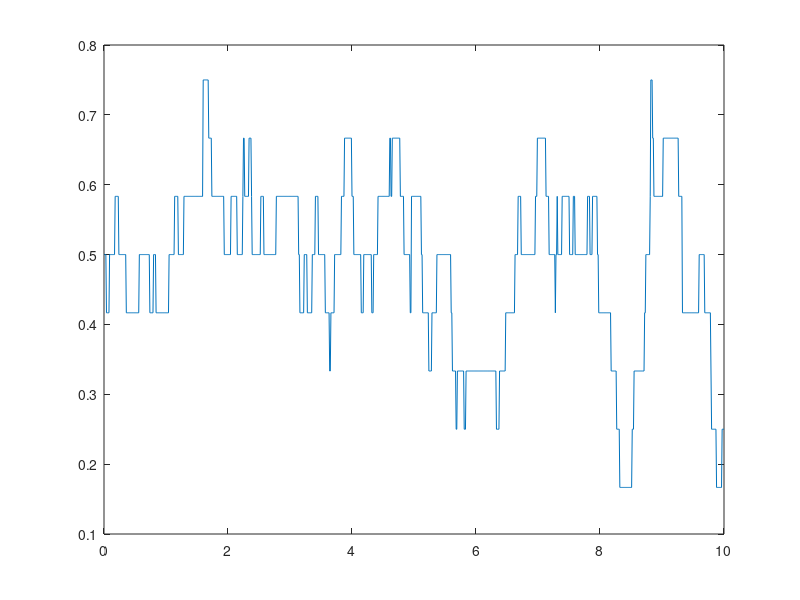
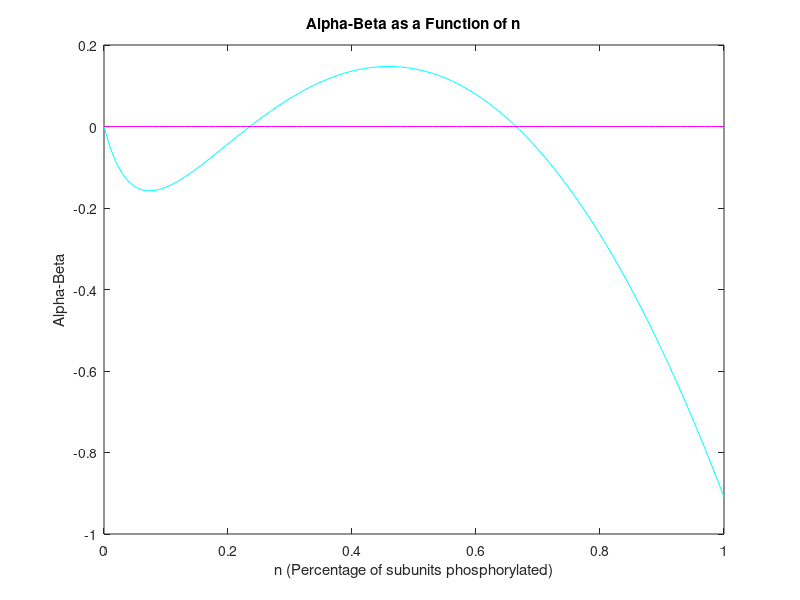
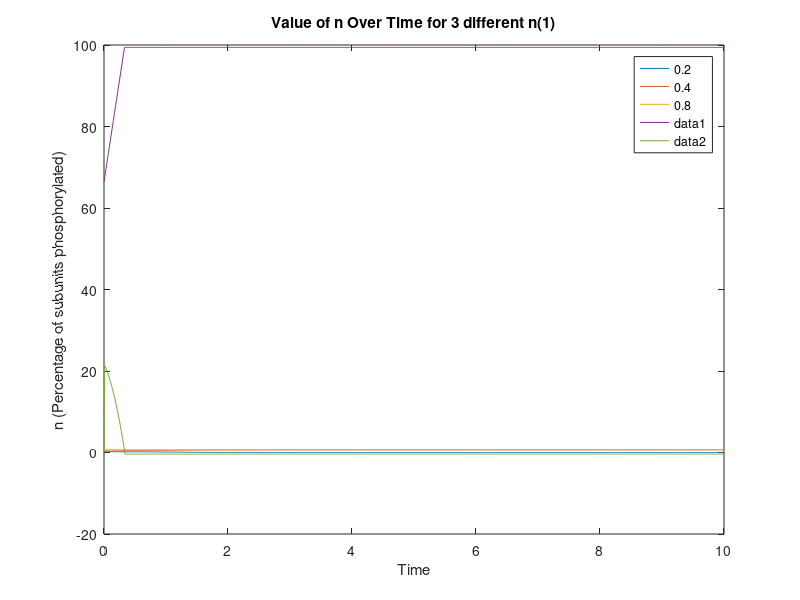
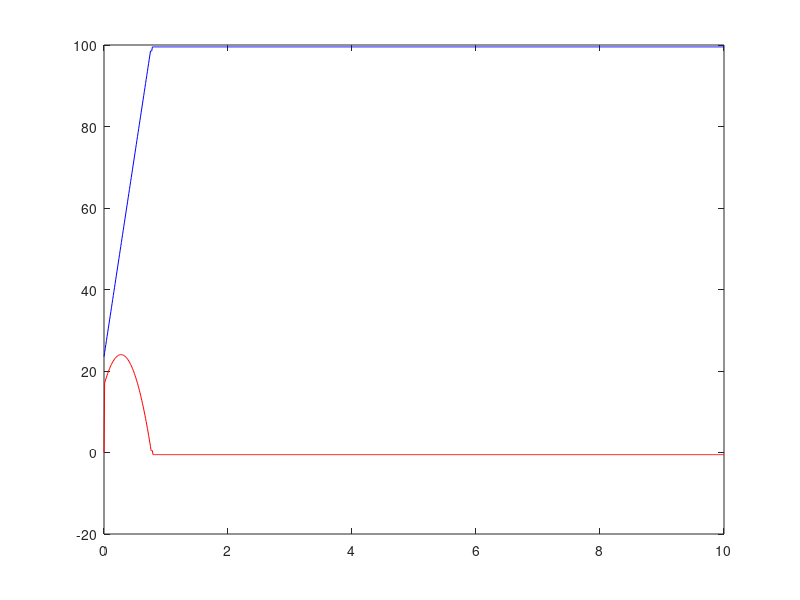

Here is the MATLAB script that generated these plots, in order:
%% Problem Set 6: Learning and Memory
% *Computer Modeling of the Brain 2016*
% 
% *Due July 26*
% Zehua Li, Xihang Chen, Yedidya Moise, Sherry Shi 

%% Section 1: Stable and Unstable Equilibrium 

%1. Phosphorylation **********
% Written by Yedidya Moise. Rechecked by Zehua Li.
clear all

dt = .01;
n = 0:dt:1;
A = 3.9;
alpha = A * (1 - n) .* n;

figure(1)
clf
plot(n, alpha, 'b')

% 2. Dephosphorylation **********
% Written by Yedidya Moise. Rechecked by Zehua Li.

B = .1;
beta = n ./ (B + n);

hold on
plot(n, beta, 'r')

title('Rate of phosphorylation and dephophorylation');
legend('Alpha','Beta');
xlabel('n (Percentage of subunits phosphorylated)');
ylabel('Rate') ;

% 3. Creating Stable States  **********
dn = alpha - beta;
figure(2)
clf
plot(n, dn, 'c')
hold on 
r=zeros(size(n));
plot(n, r, 'm')

title('Alpha-Beta as a Function of n');
xlabel('n (Percentage of subunits phosphorylated)');
ylabel('Alpha-Beta')

%the equilibrium points are when n= 0, 0.2353, and 0.664


%% 4. Modeling Continuous Change
clear all
%Calculate the value of n overtime for 3 different initial values of n 
%Choose values of n between the three equilibrium point

%First initial value of n = .2
dt = .01;
t = 0:dt:10;
n = zeros(size(t));
n(1) = .2;
for i = 2:length(t)
    A = 3.9;
    alpha = A * (1 - n(i - 1)) * n(i - 1);
    B = .1;
    beta = n(i - 1) / (B + n(i - 1));
    dn = (alpha - beta) * dt;
    n(i) = n(i - 1) + dn;
end
figure(3)
clf
plot(t, n)
%Second initial value of n = .4

n(1) = .4;
for i = 2:length(t)
    A = 3.9;
    alpha = A * (1 - n(i - 1)) * n(i - 1);
    B = .1;
    beta = n(i - 1) / (B + n(i - 1));
    dn = (alpha - beta) * dt;
    n(i) = n(i - 1) + dn;
end
hold on
plot(t, n)

%Third initial value of n = .8
n(1) = .8;
for i = 2:length(t)
    A = 3.9;
    alpha = A * (1 - n(i - 1)) * n(i - 1);
    B = .1;
    beta = n(i - 1) / (B + n(i - 1));
    dn = (alpha - beta) * dt;
    n(i) = n(i - 1) + dn;
end

hold on
plot(t, n)
legend('0.2','0.4','0.8');
title('Value of n Over Time for 3 different n(1)');
xlabel('Time');
ylabel('n (Percentage of subunits phosphorylated)');

% What happens to the value of n over time?
%    Value of n(i) between the first two equilibrium points exponentially
%      decays to the first equilibrium point, 0 
%    Value of n(i) between the 2nd and 3rd equilibrium point and above the 
%      last both stabilize at the third equilibrium point, .664

% The stable equilibrium points are 0 and 0.664. 
% The unstable equilibrium point is 0.2353.


%% Section 2. Stochastic Models
% 1. Stochastic Model **********
% Written by Xinhang Chen. Rechecked by Zehua Li.
% initial n = 12
clear all
dt = .01;
t = 0:dt:10;
n = zeros(size(t));
p = zeros(size(t));
n(1) = 66.4;
for i = 2:length(t)
    A = 1;
    alpha = A * (100 - n(i - 1)) * n(i - 1);     
   
    B = 1;
    beta = (n(i - 1) / (B + n(i - 1))) * 100;
    p(i) = (alpha - beta) * dt;
    %%%%%%%%%%%%%%%%%%%%%%%%%%%%%%%%%%%%%%%%%%%%%%%%%%%%%%%%%%%
    % This part seems weird. Each subunit should be randomly
    % phosphorylated or dephosphorylated at every time point.
    %                                             Simon
    if p(i) > rand(1)
        n(i) = n(i - 1) + 1;
    else
        n(i) = n(i - 1);
    end
    %%%%%%%%%%%%%%%%%%%%%%%%%%%%%%%%%%%%%%%%%%%%%%%%%%%%%%%%%%%
end
figure(3)
plot(t, n)
hold all
plot(t, p)
% initial n = 20
clear all
dt = .01;
t = 0:dt:10;
n = zeros(size(t));
p = zeros(size(t));
n(1) = 23.53;
for i = 2:length(t)
    A = 1;
    alpha = A * (100 - n(i - 1)) * n(i - 1);     
   
    B = 1;
    beta = (n(i - 1) / (B + n(i - 1))) * 100;
    p(i) = (alpha - beta) * dt;
    if p(i) >= rand(1)
        n(i) = n(i - 1) + 1;
    else
        n(i) = n(i - 1);
    end
end
figure(4)
plot(t, n, 'b')
hold all
plot(t, p, 'r')
%continue to increase until reach 100 subunits


%%
%Yedidya Moise
dt=.01; maxt=10; t=0:dt:maxt; %setting up time

n=zeros(size(t));
subunits=12;
m=zeros(1,subunits);

for i=1:round(subunits/2)
    m(i)=1
end


n(1)=sum(m)/subunits; %numbers that are ones divided by numbers that are zeros
%so it is the initial proportions of subunits open
  B=.1;
  A=3.9;
for nindex=2:length(t)
    alpha=A*(1-n(nindex-1))*n(nindex-1);
    beta=n(nindex-1)/(B+n(nindex-1));
    
    pclose=beta*dt; %probability of subunit closing
    popen=alpha*dt; %probability of subunit opening (phosphorylation
   
    for mindex=1:subunits
        if m(mindex)==1
            if pclose>rand(1)
            m(mindex)=0; %I close m(i)
            end
        else % If the subunit is already closed
            if popen>rand(1);
                m(mindex)=1; % I open it
            end
        end
    end
    n(nindex)=sum(m)/subunits;
end
figure(1)
clf
plot(t,n)
